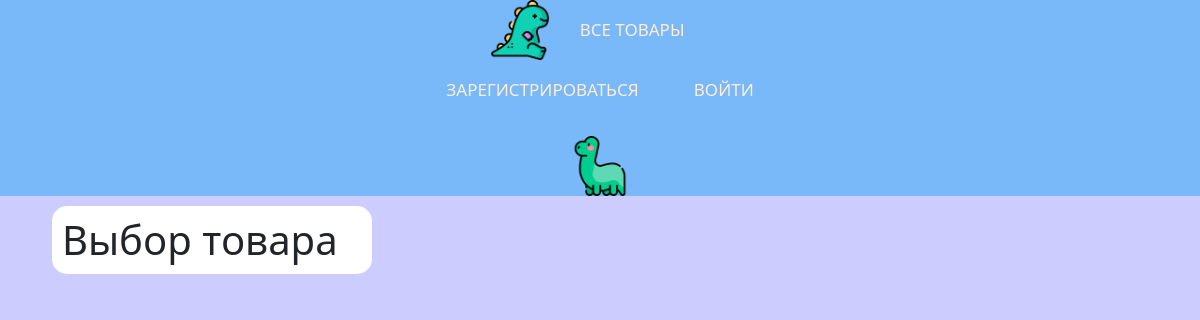
The page /buy/6 on the database as committed earlier.
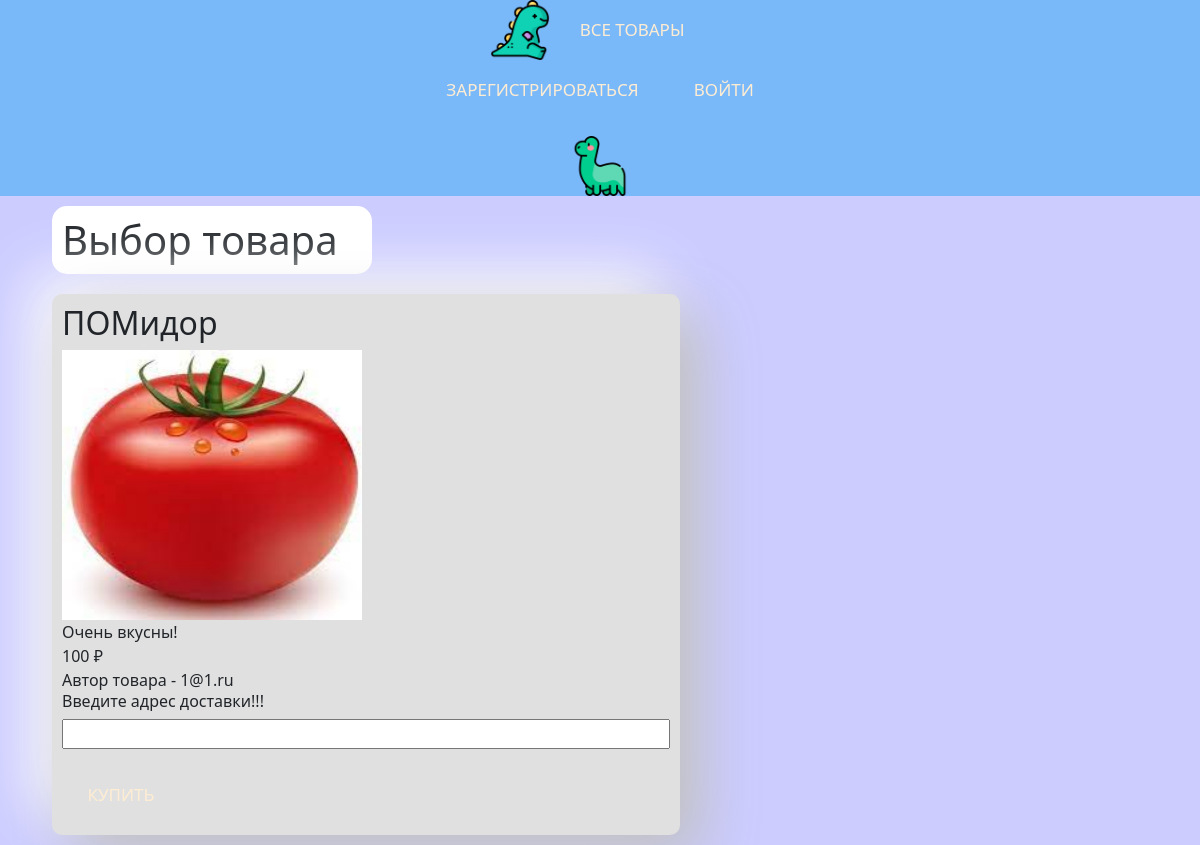
The same page on the database as committed later.
### data/tovar.py (models this page shows)
class News(SqlAlchemyBase):
    __tablename__ = 'news'
    id = sqlalchemy.Column(sqlalchemy.Integer,
                               primary_key=True, autoincrement=True)
    title = sqlalchemy.Column(sqlalchemy.String, nullable=True)
    content = sqlalchemy.Column(sqlalchemy.String, nullable=True)
    created_date = sqlalchemy.Column(sqlalchemy.DateTime,
                                     default=datetime.datetime.now())
    cena = sqlalchemy.Column(sqlalchemy.String, nullable=True)
    filename = sqlalchemy.Column(sqlalchemy.String, nullable=True)
    user_id = sqlalchemy.Column(sqlalchemy.Integer,
                                sqlalchemy.ForeignKey("users.id"))
    user = orm.relationship('User')

### data/users.py (models this page shows, shortened)
class User(SqlAlchemyBase, UserMixin):
    __tablename__ = 'users'
    id = sqlalchemy.Column(sqlalchemy.Integer,
                           primary_key=True, autoincrement=True)
    name = sqlalchemy.Column(sqlalchemy.String, nullable=True)
    surname = sqlalchemy.Column(sqlalchemy.String, nullable=True)
    about = sqlalchemy.Column(sqlalchemy.String, nullable=True)
    email = sqlalchemy.Column(sqlalchemy.String,
                              index=True, unique=True, nullable=True)
    hashed_password = sqlalchemy.Column(sqlalchemy.String, nullable=True)
    created_date = sqlalchemy.Column(sqlalchemy.DateTime,
                                     default=datetime.datetime.now)
    news = orm.relationship("News", back_populates='user')

### main.py (the view)
    @app.route('/buy/<int:id>')
    def buy(id):
        db_sess = db_session.create_session()
        news = db_sess.query(News).filter(News.id == id)
        return render_template("buy.html", title='Покупка', news=news)

### data/db_session.py (called while the page is built)
def create_session() -> Session:
    global __factory
    return __factory()

### templates/buy.html (shortened to what this page needs)
{% extends "base.html" %}
{% block content %}
<h1 style="background-color: white; border-radius: 15px; width: 320px; margin: 10px; padding: 10px;">Выбор товара</h1>
{% for item in news%}
<div class="col_md6_border_rounded" id="7">
    <h2>{{item.title}}</h2>
    <div>
        <img style="width: 300px;" class="photo" src="/static/img/{{item.filename}}" alt="Тут должно фото товара">
    </div>
    <div style="text-overflow: ellipsis; word-wrap: break-word;">
        {{item.content}}
    </div>
    <div>
        {{item.cena}} ₽
    </div>
    <div>
        Автор товара - {{item.user.name}}
    </div>
     <div>
        <h6>Введите адрес доставки!!!</h6>
    </div>
    <input type="text" size="60">
     <a href="/ready" class="btn btn-warning">
        </a>
</div>
{% endfor %}
{% endblock %}

### templates/base.html (shortened to what this page needs)
<!doctype html>
<html lang="en">
<head>
                             <link rel="stylesheet"
                             href="https://cdn.jsdelivr.net/npm/bootstrap@5.0.0-beta1/dist/css/bootstrap.min.css"
>
</head>
<body style="background-color:#CCCCFF;">
<header style="background-color:#7AB9F9">
    <nav style="background-color:#7AB9F9;display: block;
    margin:0 auto; display: flex;" class="navbar_navbar-light_bg-light">
        <div style="text-align: center; display: block;
    margin-left: auto;
    margin-right: auto">
        <img style="height:60;width:60px;" src="/static/img/dino.png" alt="Тут должно фото сайта">
        <a href="/" class="btn btn-secondary">Все товары</a>
        {% if current_user.is_authenticated %}
    <a class="btn btn-primary " href="/logout">Выйти</a>{% else %}
    <p>
        <a class="btn btn-primary " href="/register">Зарегистрироваться</a>
        <a class="btn btn-success" href="/login">Войти</a>
    </p>
{% endif %}
            <img style="height:60;width:60px;" src="/static/img/dinosaur.png" alt="Тут должно фото сайта"></div>
    </nav>
</header>
<main role="main" class="container">
    {% block content %}{% endblock %}
</main>
</body>
</html>

### templates/base.html (style rules this page uses)
.col_md6_border_rounded { white-space: nowrap; width: auto; text-overflow: ellipsis; height: auto; display: inline-block; background-color: white; margin: 10px; padding: 10px; border-radius: 10px; background: #e0e0e0; box-shadow: 20px 20px 60px #bebebe, -20px -20px 60px #ffffff; }
.photo { height: 270px; width: 270px }
.btn { font-size: 17px; background: transparent; border: none; padding: 1em 1.5em; color: #ffedd3; text-transform: uppercase; position: relative; transition: .5s ease; }
.btn::before { content: ''; position: absolute; left: 0; bottom: 0; height: 2px; width: 0; background-color: #ffc506; transition: .5s ease; }
.btn::after { content: ''; position: absolute; left: 0; bottom: 0; height: 0; width: 100%; background-color: #ffc506; transition: .4s ease; z-index: -1; }

Rows that differ between the two databases and show on the page:
added News: title "ПОМидор", filename (picture), content "Очень вкусны!", cena "100", user.name "1@1.ru"
